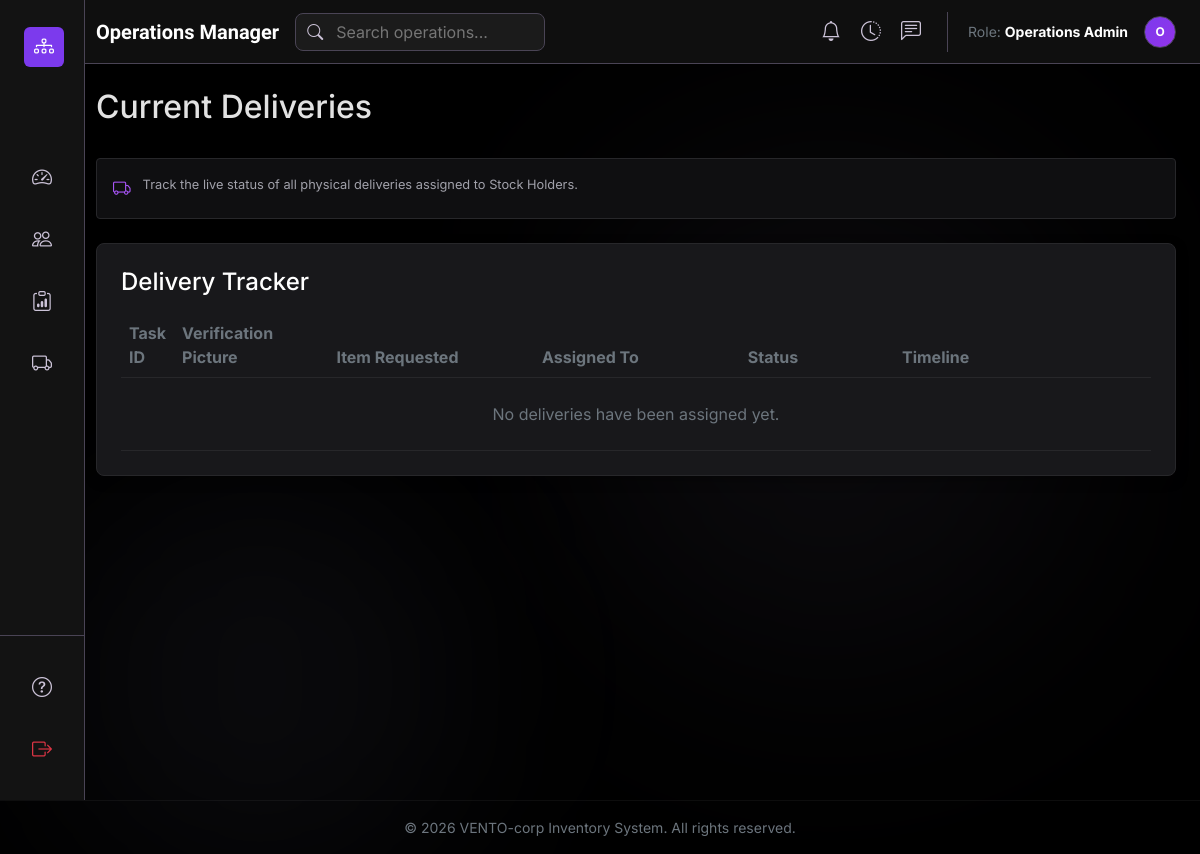
Before: /public/admin/operations/deliveries.php (signed in) with the older database file.
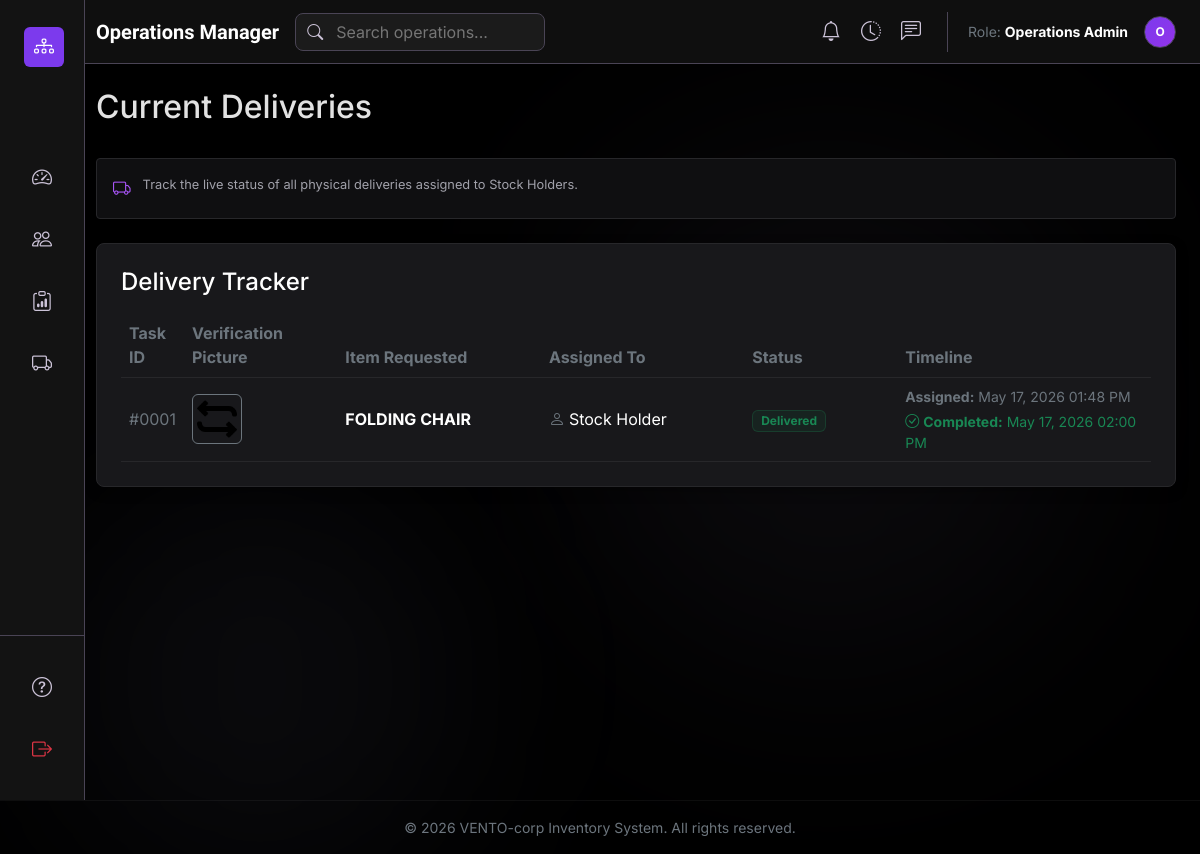
After: the same page with the newer database file.
### tables this page shows
CREATE TABLE `tasks` (
  `id` int(11) NOT NULL,
  `request_id` int(11) NOT NULL,
  `assigned_to` varchar(100) NOT NULL,
  `status` enum('Assigned','In Progress','Delivered') DEFAULT 'Assigned',
  `assigned_at` timestamp NOT NULL DEFAULT current_timestamp(),
  `completed_at` timestamp NULL DEFAULT NULL
);

CREATE TABLE `requests` (
  `id` int(11) NOT NULL,
  `request_image` varchar(255) NOT NULL,
  `item_requested` varchar(100) NOT NULL,
  `requested_by` varchar(100) NOT NULL,
  `requested_at` timestamp NOT NULL DEFAULT current_timestamp(),
  `status` enum('Pending','Approved','Rejected','Completed') DEFAULT 'Pending',
  `handled_by` varchar(100) DEFAULT NULL
);

### public/admin/operations/deliveries.php (the view, shortened to what this page needs)
<?php
require_once '../../../config/db.php';
$tasks_stmt = $pdo->prepare("
    SELECT t.id as task_id, t.assigned_to, t.status as task_status, t.assigned_at, t.completed_at,
           r.item_requested, r.request_image, r.requested_by
    FROM tasks t
    JOIN requests r ON t.request_id = r.id
    ORDER BY
        CASE t.status
            WHEN 'In Progress' THEN 1
            WHEN 'Assigned' THEN 2
            WHEN 'Delivered' THEN 3
        END,
        t.assigned_at DESC
");
$tasks_stmt->execute();
$all_deliveries = $tasks_stmt->fetchAll(PDO::FETCH_ASSOC);
require_once '../../../includes/operationManagerHeader.php';
?>
<div class="dashboard">
    <div class="d-flex justify-content-between align-items-center mb-4">
        <h2>Current Deliveries</h2>
    </div>
    <div class="info-box mb-4">
        <i class="bi bi-truck"></i>
        <span>Track the live status of all physical deliveries assigned to Stock Holders.</span>
    </div>
    <div class="card p-4 mb-5">
        <h4 class="text-white mb-3">Delivery Tracker</h4>
        <div class="table-responsive">
            <table class="table table-dark table-hover mb-0">
                <thead>
                    <tr>
                        <th class="text-secondary" style="width: 5%;">Task ID</th>
                        <th class="text-secondary" style="width: 15%;">Verification Picture</th>
                        <th class="text-secondary" style="width: 20%;">Item Requested</th>
                        <th class="text-secondary" style="width: 20%;">Assigned To</th>
                        <th class="text-secondary" style="width: 15%;">Status</th>
                        <th class="text-secondary" style="width: 25%;">Timeline</th>
                    </tr>
                </thead>
                <tbody>
                    <?php if (count($all_deliveries) > 0): ?>
                        <?php foreach ($all_deliveries as $task): ?>
                            <tr>
                                <td class="align-middle text-secondary">#<?php echo str_pad($task['task_id'], 4, '0', STR_PAD_LEFT); ?></td>
                                <td class="align-middle">
                                    <a href="../../uploads/inventory/requests/<?php echo htmlspecialchars($task['request_image']); ?>" target="_blank">
                                        <img src="../../uploads/inventory/requests/<?php echo htmlspecialchars($task['request_image']); ?>" alt="Proof" class="img-thumbnail border-secondary bg-transparent" style="max-height: 50px; max-width: 80px; object-fit: cover;">
                                    </a>
                                </td>
                                <td class="align-middle text-white fw-bold"><?php echo htmlspecialchars($task['item_requested']); ?></td>
                                <td class="align-middle text-white">
                                    <i class="bi bi-person me-1 text-secondary"></i><?php echo htmlspecialchars($task['assigned_to']); ?>
                                </td>
                                <td class="align-middle">
                                    <?php if ($task['task_status'] === 'Assigned'): ?>
                                        <span class="badge bg-warning bg-opacity-10 text-warning border border-warning border-opacity-25 px-2 py-1">Pending Start</span>
                                    <?php elseif ($task['task_status'] === 'In Progress'): ?>
                                        <span class="badge bg-primary bg-opacity-10 text-primary border border-primary border-opacity-25 px-2 py-1">In Progress</span>
                                    <?php else: ?>
                                        <span class="badge bg-success bg-opacity-10 text-success border border-success border-opacity-25 px-2 py-1">Delivered</span>
                                    <?php endif; ?>
                                </td>
                                <td class="align-middle text-secondary small">
                                    <div class="mb-1"><strong>Assigned:</strong> <?php echo date('M d, Y h:i A', strtotime($task['assigned_at'])); ?></div>
                                    <?php if ($task['completed_at']): ?>
                                        <div class="text-success"><i class="bi bi-check-circle me-1"></i><strong>Completed:</strong> <?php echo date('M d, Y h:i A', strtotime($task['completed_at'])); ?></div>
                                    <?php else: ?>
                                        <div class="text-warning"><i class="bi bi-clock me-1"></i>Awaiting Completion</div>
                                    <?php endif; ?>
                                </td>
                            </tr>
                        <?php endforeach; ?>
                    <?php else: ?>
                        <tr>
                            <td colspan="6" class="text-center text-secondary py-4">No deliveries have been assigned yet.</td>
                        </tr>
                    <?php endif; ?>
                </tbody>
            </table>
        </div>
    </div>
</div>
<?php
require_once '../../../includes/adminFooter.php';
?>

Changed rows visible on the page:
added tasks: id "0001", request.request_image (picture), request.item_requested "FOLDING CHAIR", assigned_to "Stock Holder", status "Delivered", assigned_at "May 17, 2026 01:48 PM", completed_at "May 17, 2026 02:00 PM"
Other visible differences:
text no longer shown: "No deliveries have been assigned yet."
